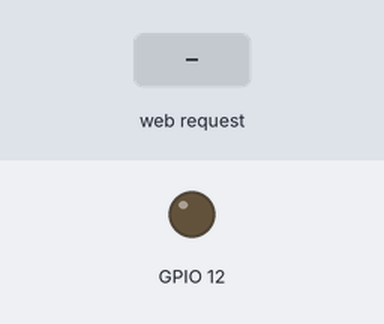
Recording of a sketch running on a simulated ESP8266 (NodeMCU). On the bench: output pins drawn as LEDs (lit = HIGH). Inputs (shaded band) come from the test bench.

Above: at 2.3 s.
2.4 s: HTTP request GET /on received
At 2.9 s:
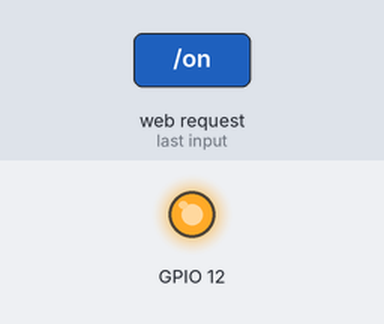
3.9 s: HTTP request GET /off received
At 5.3 s:
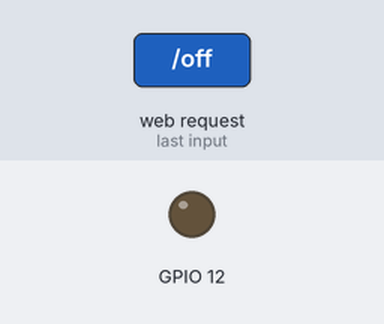
Timing chart, 0 to 6.9 s (numbered marks = the images above; inputs shaded):
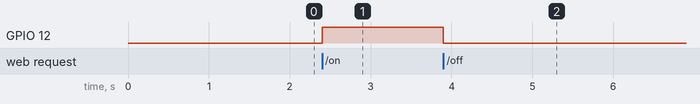

The sketch:

remote_led_switch_example.ino
```cpp
// (licence header left out)
/* Create a WiFi access point and provide a web server on it. */

#include <ESP8266WiFi.h>
#include <WiFiClient.h>
#include <ESP8266WebServer.h>

/* Set these to your desired credentials. */
const char *ssid = "REMOTE_LED_SWITCH";
const char *password = "";

ESP8266WebServer server(80);


#define LED_H       (digitalWrite( 12, HIGH ))
#define LED_L       (digitalWrite( 12, LOW ))


String form = "<html><head><meta name=viewport content=width=100></head>"
              "<form action=on><input type= submit  value=on  target=tif></form>"
              "<form action=off><input type=submit value=off target=tif></form>"
              "</html>";

/* Just a little test message.  Go to http://192.168.4.1 in a web browser
   connected to this access point to see it.
*/
void setup() {
  delay(1000);

  /* You can remove the password parameter if you want the AP to be open. */
  WiFi.softAP(ssid, password);

  IPAddress myIP = WiFi.softAPIP();

  server.on("/", handleRoot);

  // And as regular external functions:
  server.on("/on", handle_on);
  server.on("/off", handle_off);

  server.begin();

  pinMode(12, OUTPUT);
  delay(100);
}

void loop() {
  server.handleClient();
}


void handleRoot() {
  server.send(200, "text/html", form);
}


void handle_on() {
  LED_H;
  server.send(200, "text/html", form);
}

void handle_off() {
  LED_L;
  server.send(200, "text/html", form);
}
```

Measured:
- after the input at 2.4 s, GPIO 12: LOW → HIGH at once
- after the input at 3.9 s, GPIO 12: HIGH → LOW at once
